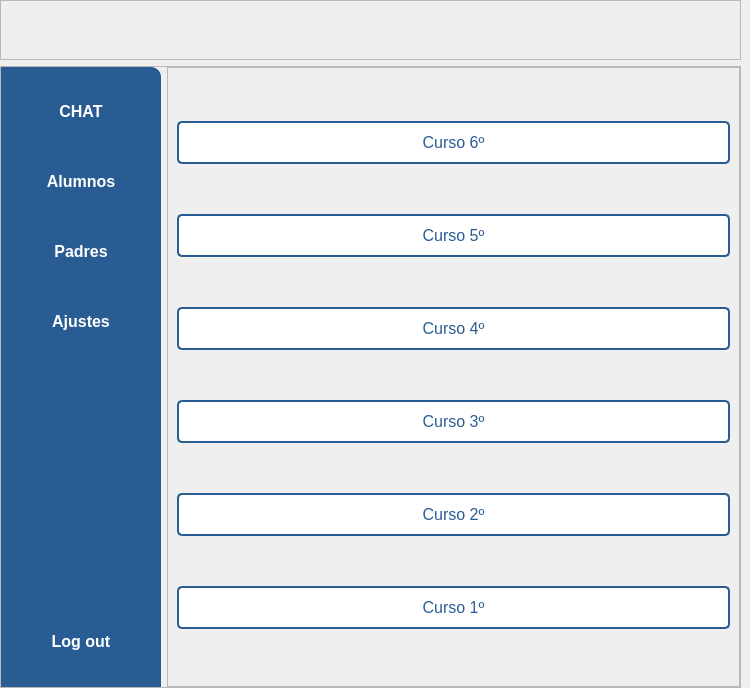
<?xml version="1.0" encoding="UTF-8"?>
<ui version="4.0">
 <class>MainWindow</class>
 <widget class="QMainWindow" name="MainWindow">
  <property name="geometry">
   <rect>
    <x>0</x>
    <y>0</y>
    <width>750</width>
    <height>688</height>
   </rect>
  </property>
  <property name="windowTitle">
   <string>Cursos</string>
  </property>
  <property name="windowIcon">
   <iconset resource="src/resources.qrc">
    <normaloff>:/logo/iconoProyecto.png</normaloff>:/logo/iconoProyecto.png</iconset>
  </property>
  <widget class="QWidget" name="centralwidget">
   <layout class="QVBoxLayout" name="verticalLayout_2">
    <property name="leftMargin">
     <number>0</number>
    </property>
    <property name="topMargin">
     <number>0</number>
    </property>
    <property name="bottomMargin">
     <number>0</number>
    </property>
    <item>
     <widget class="QFrame" name="frame_superior">
      <property name="minimumSize">
       <size>
        <width>0</width>
        <height>60</height>
       </size>
      </property>
      <property name="maximumSize">
       <size>
        <width>16777215</width>
        <height>60</height>
       </size>
      </property>
      <property name="styleSheet">
       <string notr="true"/>
      </property>
      <property name="frameShape">
       <enum>QFrame::StyledPanel</enum>
      </property>
      <property name="frameShadow">
       <enum>QFrame::Raised</enum>
      </property>
      <layout class="QHBoxLayout" name="horizontalLayout">
       <property name="bottomMargin">
        <number>0</number>
       </property>
       <item>
        <widget class="QLabel" name="label_logo">
         <property name="maximumSize">
          <size>
           <width>120</width>
           <height>150</height>
          </size>
         </property>
         <property name="text">
          <string/>
         </property>
         <property name="pixmap">
          <pixmap resource="src/resources.qrc">:/logo/logoProyecto.png</pixmap>
         </property>
         <property name="scaledContents">
          <bool>true</bool>
         </property>
         <property name="alignment">
          <set>Qt::AlignCenter</set>
         </property>
        </widget>
       </item>
      </layout>
     </widget>
    </item>
    <item>
     <widget class="QFrame" name="frame_inferior">
      <property name="font">
       <font>
        <kerning>true</kerning>
       </font>
      </property>
      <property name="frameShape">
       <enum>QFrame::StyledPanel</enum>
      </property>
      <property name="frameShadow">
       <enum>QFrame::Raised</enum>
      </property>
      <layout class="QHBoxLayout" name="horizontalLayout_2">
       <property name="leftMargin">
        <number>0</number>
       </property>
       <property name="topMargin">
        <number>0</number>
       </property>
       <property name="rightMargin">
        <number>0</number>
       </property>
       <property name="bottomMargin">
        <number>0</number>
       </property>
       <item>
        <widget class="QFrame" name="frame">
         <property name="minimumSize">
          <size>
           <width>160</width>
           <height>0</height>
          </size>
         </property>
         <property name="maximumSize">
          <size>
           <width>160</width>
           <height>16777215</height>
          </size>
         </property>
         <property name="styleSheet">
          <string notr="true">background-color: #2a5c94;
border-top-right-radius: 10px;
</string>
         </property>
         <property name="frameShape">
          <enum>QFrame::StyledPanel</enum>
         </property>
         <property name="frameShadow">
          <enum>QFrame::Raised</enum>
         </property>
         <layout class="QVBoxLayout" name="verticalLayout_3">
          <property name="leftMargin">
           <number>0</number>
          </property>
          <property name="topMargin">
           <number>0</number>
          </property>
          <property name="rightMargin">
           <number>0</number>
          </property>
          <property name="bottomMargin">
           <number>0</number>
          </property>
          <item>
           <widget class="QPushButton" name="btn_chat">
            <property name="font">
             <font>
              <pointsize>12</pointsize>
              <bold>true</bold>
             </font>
            </property>
            <property name="cursor">
             <cursorShape>PointingHandCursor</cursorShape>
            </property>
            <property name="styleSheet">
             <string notr="true">QPushButton{
border: none;
background-color: transparent;
padding: 10px;
border-radius: 5px;
color: white;
font-weight: bold;
}
QPushButton:hover{
background-color: rgb(60, 79, 255);
text-decoration: underline;
}</string>
            </property>
            <property name="text">
             <string>CHAT</string>
            </property>
            <property name="icon">
             <iconset resource="src/resources.qrc">
              <normaloff>:/iconosLaterales/chat.png</normaloff>:/iconosLaterales/chat.png</iconset>
            </property>
            <property name="iconSize">
             <size>
              <width>32</width>
              <height>32</height>
             </size>
            </property>
           </widget>
          </item>
          <item>
           <widget class="QPushButton" name="btn_alumnos">
            <property name="font">
             <font>
              <pointsize>12</pointsize>
              <bold>true</bold>
             </font>
            </property>
            <property name="cursor">
             <cursorShape>PointingHandCursor</cursorShape>
            </property>
            <property name="styleSheet">
             <string notr="true">QPushButton{
border: none;
background-color: transparent;
padding: 10px;
border-radius: 5px;
color: white;
font-weight: bold;
}
QPushButton:hover{
background-color: rgb(60, 79, 255);
text-decoration: underline;
}</string>
            </property>
            <property name="text">
             <string>Alumnos</string>
            </property>
            <property name="icon">
             <iconset resource="src/resources.qrc">
              <normaloff>:/iconosLaterales/estudiante-icono-png.png</normaloff>:/iconosLaterales/estudiante-icono-png.png</iconset>
            </property>
            <property name="iconSize">
             <size>
              <width>20</width>
              <height>32</height>
             </size>
            </property>
           </widget>
          </item>
          <item>
           <widget class="QPushButton" name="btn_padres">
            <property name="font">
             <font>
              <pointsize>12</pointsize>
              <bold>true</bold>
             </font>
            </property>
            <property name="cursor">
             <cursorShape>PointingHandCursor</cursorShape>
            </property>
            <property name="styleSheet">
             <string notr="true">QPushButton{
border: none;
background-color: transparent;
padding: 10px;
border-radius: 5px;
color: white;
font-weight: bold;
}
QPushButton:hover{
background-color: rgb(60, 79, 255);
text-decoration: underline;}</string>
            </property>
            <property name="text">
             <string>Padres</string>
            </property>
            <property name="icon">
             <iconset resource="src/resources.qrc">
              <normaloff>:/iconosLaterales/padres.png</normaloff>:/iconosLaterales/padres.png</iconset>
            </property>
            <property name="iconSize">
             <size>
              <width>32</width>
              <height>32</height>
             </size>
            </property>
           </widget>
          </item>
          <item>
           <widget class="QPushButton" name="btn_ajustes">
            <property name="font">
             <font>
              <pointsize>12</pointsize>
              <bold>true</bold>
             </font>
            </property>
            <property name="cursor">
             <cursorShape>PointingHandCursor</cursorShape>
            </property>
            <property name="styleSheet">
             <string notr="true">QPushButton{
border: none;
background-color: transparent;
padding: 10px;
border-radius: 5px;
color: white;
font-weight: bold;
}
QPushButton:hover{
background-color: rgb(60, 79, 255);
text-decoration: underline;}</string>
            </property>
            <property name="text">
             <string>Ajustes</string>
            </property>
            <property name="icon">
             <iconset resource="src/resources.qrc">
              <normaloff>:/iconosLaterales/ajustes.png</normaloff>:/iconosLaterales/ajustes.png</iconset>
            </property>
            <property name="iconSize">
             <size>
              <width>32</width>
              <height>32</height>
             </size>
            </property>
           </widget>
          </item>
          <item>
           <spacer name="verticalSpacer">
            <property name="orientation">
             <enum>Qt::Vertical</enum>
            </property>
            <property name="sizeType">
             <enum>QSizePolicy::Fixed</enum>
            </property>
            <property name="sizeHint" stdset="0">
             <size>
              <width>20</width>
              <height>250</height>
             </size>
            </property>
           </spacer>
          </item>
          <item>
           <widget class="QPushButton" name="btn_logout">
            <property name="font">
             <font>
              <pointsize>12</pointsize>
              <bold>true</bold>
             </font>
            </property>
            <property name="cursor">
             <cursorShape>PointingHandCursor</cursorShape>
            </property>
            <property name="styleSheet">
             <string notr="true">QPushButton{
border: none;
background-color: transparent;
padding: 10px;
border-radius: 5px;
color: white;
font-weight: bold;
}
QPushButton:hover{
background-color: rgb(60, 79, 255);
text-decoration: underline;
}</string>
            </property>
            <property name="text">
             <string>Log out</string>
            </property>
            <property name="icon">
             <iconset resource="src/resources.qrc">
              <normaloff>:/iconosLaterales/cierre.png</normaloff>:/iconosLaterales/cierre.png</iconset>
            </property>
            <property name="iconSize">
             <size>
              <width>25</width>
              <height>25</height>
             </size>
            </property>
           </widget>
          </item>
         </layout>
        </widget>
       </item>
       <item>
        <widget class="QFrame" name="frame_2">
         <property name="frameShape">
          <enum>QFrame::StyledPanel</enum>
         </property>
         <property name="frameShadow">
          <enum>QFrame::Raised</enum>
         </property>
         <layout class="QVBoxLayout" name="verticalLayout_4">
          <item>
           <widget class="QPushButton" name="btn_sexto">
            <property name="maximumSize">
             <size>
              <width>1570</width>
              <height>16777215</height>
             </size>
            </property>
            <property name="cursor">
             <cursorShape>PointingHandCursor</cursorShape>
            </property>
            <property name="styleSheet">
             <string notr="true">QPushButton{
background-color: #ffffff;
color: #2a5c94;
padding: 10px 20px;
border: 2px solid #2a5c94;
border-radius: 5px;
box-shadow: 0px 4px 8px rgba(0, 0, 0, 0.1);
cursor: pointer;
font-size: 16px;
transition: all 0.3s ease;
}
QPushButton:hover{
background-color: #2a5c94;
color: white;
}</string>
            </property>
            <property name="text">
             <string>Curso 6º</string>
            </property>
           </widget>
          </item>
          <item>
           <widget class="QPushButton" name="btn_quinto">
            <property name="maximumSize">
             <size>
              <width>1570</width>
              <height>16777215</height>
             </size>
            </property>
            <property name="cursor">
             <cursorShape>PointingHandCursor</cursorShape>
            </property>
            <property name="styleSheet">
             <string notr="true">QPushButton{
background-color: #ffffff;
color: #2a5c94;
padding: 10px 20px;
border: 2px solid #2a5c94;
border-radius: 5px;
box-shadow: 0px 4px 8px rgba(0, 0, 0, 0.1);
cursor: pointer;
font-size: 16px;
transition: all 0.3s ease;
}
QPushButton:hover{
background-color: #2a5c94;
color: white;
}</string>
            </property>
            <property name="text">
             <string>Curso 5º</string>
            </property>
           </widget>
          </item>
          <item>
           <widget class="QPushButton" name="btn_cuarto">
            <property name="maximumSize">
             <size>
              <width>1570</width>
              <height>16777215</height>
             </size>
            </property>
            <property name="cursor">
             <cursorShape>PointingHandCursor</cursorShape>
            </property>
            <property name="styleSheet">
             <string notr="true">QPushButton{
background-color: #ffffff;
color: #2a5c94;
padding: 10px 20px;
border: 2px solid #2a5c94;
border-radius: 5px;
box-shadow: 0px 4px 8px rgba(0, 0, 0, 0.1);
cursor: pointer;
font-size: 16px;
transition: all 0.3s ease;
}
QPushButton:hover{
background-color: #2a5c94;
color: white;
}</string>
            </property>
            <property name="text">
             <string>Curso 4º</string>
            </property>
           </widget>
          </item>
          <item>
           <widget class="QPushButton" name="btn_tercero">
            <property name="maximumSize">
             <size>
              <width>1570</width>
              <height>16777215</height>
             </size>
            </property>
            <property name="cursor">
             <cursorShape>PointingHandCursor</cursorShape>
            </property>
            <property name="styleSheet">
             <string notr="true">QPushButton{
background-color: #ffffff;
color: #2a5c94;
padding: 10px 20px;
border: 2px solid #2a5c94;
border-radius: 5px;
box-shadow: 0px 4px 8px rgba(0, 0, 0, 0.1);
cursor: pointer;
font-size: 16px;
transition: all 0.3s ease;
}
QPushButton:hover{
background-color: #2a5c94;
color: white;
}</string>
            </property>
            <property name="text">
             <string>Curso 3º</string>
            </property>
           </widget>
          </item>
          <item>
           <widget class="QPushButton" name="btn_segundo">
            <property name="maximumSize">
             <size>
              <width>1570</width>
              <height>16777215</height>
             </size>
            </property>
            <property name="cursor">
             <cursorShape>PointingHandCursor</cursorShape>
            </property>
            <property name="styleSheet">
             <string notr="true">QPushButton{
background-color: #ffffff;
color: #2a5c94;
padding: 10px 20px;
border: 2px solid #2a5c94;
border-radius: 5px;
box-shadow: 0px 4px 8px rgba(0, 0, 0, 0.1);
cursor: pointer;
font-size: 16px;
transition: all 0.3s ease;
}
QPushButton:hover{
background-color: #2a5c94;
color: white;
}</string>
            </property>
            <property name="text">
             <string>Curso 2º</string>
            </property>
           </widget>
          </item>
          <item>
           <widget class="QPushButton" name="btn_primero">
            <property name="maximumSize">
             <size>
              <width>1570</width>
              <height>16777215</height>
             </size>
            </property>
            <property name="cursor">
             <cursorShape>PointingHandCursor</cursorShape>
            </property>
            <property name="styleSheet">
             <string notr="true">QPushButton{
background-color: #ffffff;
color: #2a5c94;
padding: 10px 20px;
border: 2px solid #2a5c94;
border-radius: 5px;
box-shadow: 0px 4px 8px rgba(0, 0, 0, 0.1);
cursor: pointer;
font-size: 16px;
transition: all 0.3s ease;
}
QPushButton:hover{
background-color: #2a5c94;
color: white;
}</string>
            </property>
            <property name="text">
             <string>Curso 1º</string>
            </property>
           </widget>
          </item>
         </layout>
        </widget>
       </item>
      </layout>
     </widget>
    </item>
   </layout>
  </widget>
 </widget>
 <resources>
  <include location="src/resources.qrc"/>
  <include location="../../../../.designer/backup/src/resources.qrc"/>
 </resources>
 <connections/>
</ui>
